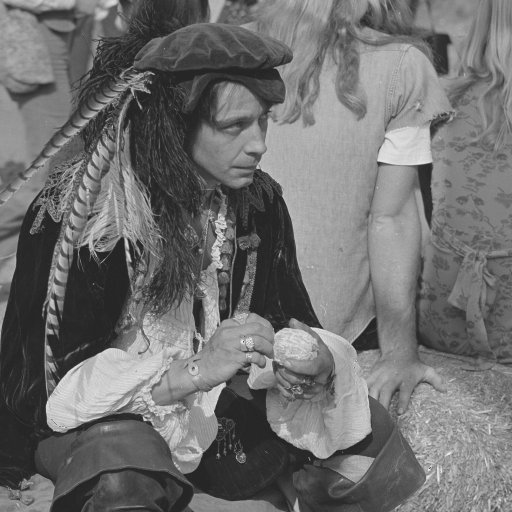
%> input picture ScriptsMatlab/pirate.png, 512 x 512 px
$ octave equalizacaohistograma.m   (GNU Octave 9; MATLAB toolbox functions it lacks are replaced by stand-ins)
%> lines starting %> are read from the running program, lines starting %| are printed output that depends on the picture
clear all
close(gcf)


I = imread('pirate.png');
%> I is the input picture: size 512x512 uint8; min 36, max 241, mean 111.6

J = histeq(I);
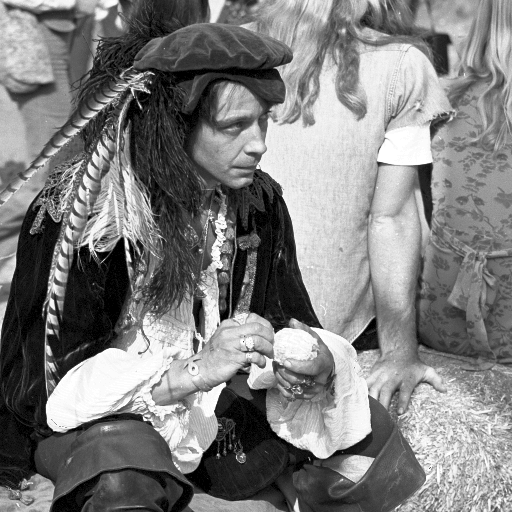
%> J: size 512x512 uint8; min 0, max 255, mean 126.6

imshowpair(I,J,'montage')
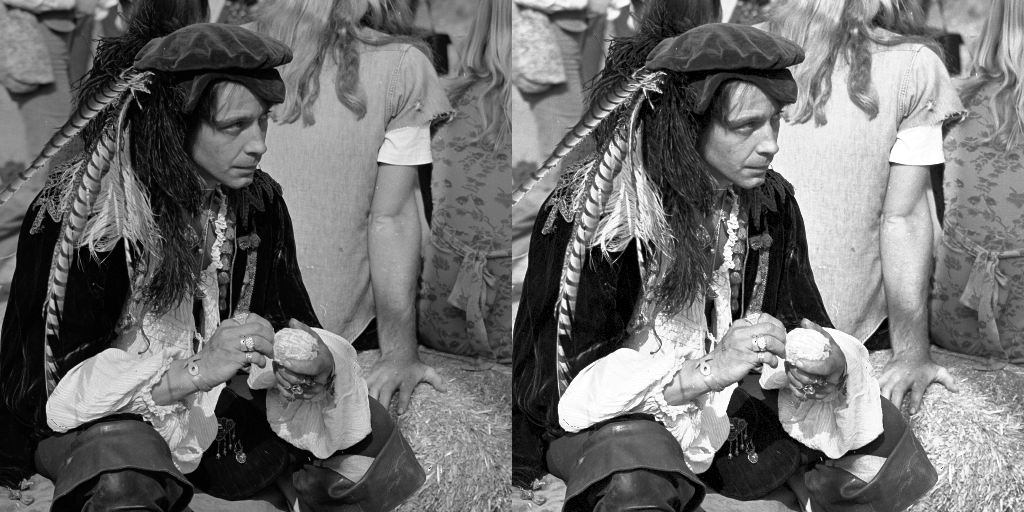
%> displayed picture: size 512x1024, on the screen's scale of 0 to 255; min 0, max 255, mean 110.3
axis off

pause

close(gcf)

K = histeq(J);

imshowpair(J,K,'montage')
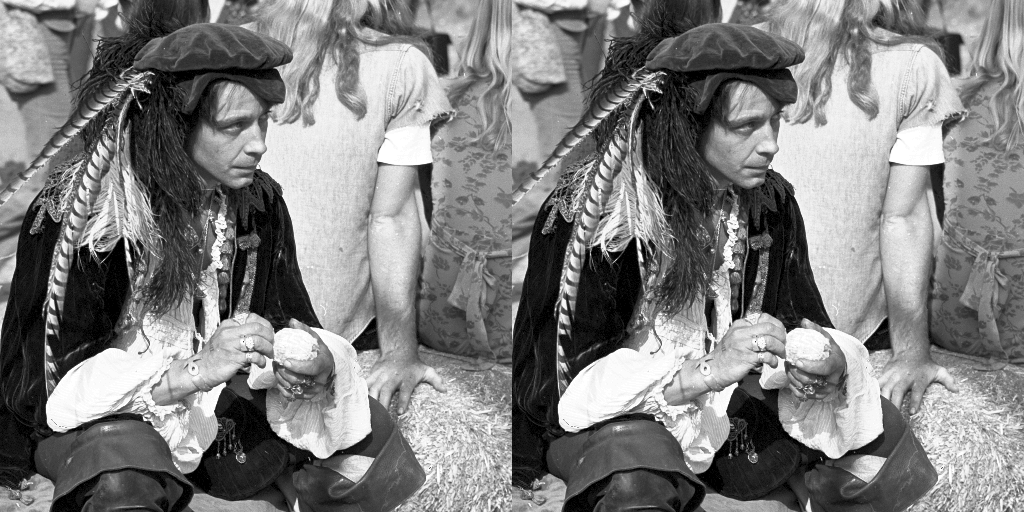
%> displayed picture: size 512x1024, on the screen's scale of 0 to 255; min 0, max 255, mean 126.6
axis off

pause

close(gcf)

% Display a histogram of the original image.
subplot(1,2,1)
imhist(I,64)

% Display a histogram of the processed image.

subplot(1,2,2)
imhist(J,64)
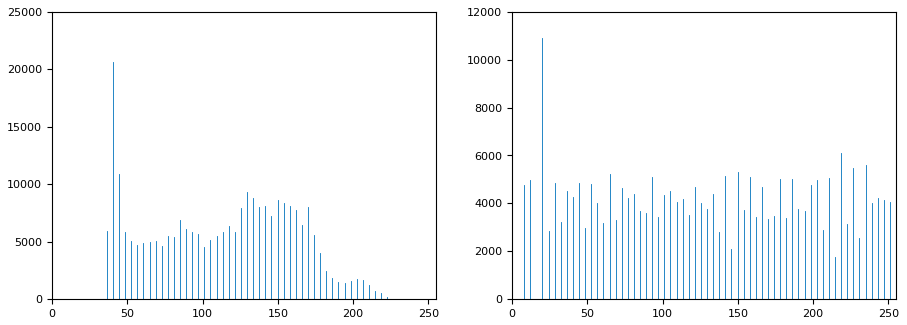
%> figure redrawn from the program's plot data, 2 panels; panel 1: highest point at x = 40.48, y = 20651; panel 2: highest point at x = 20.24, y = 10915

pause

close(gcf)
